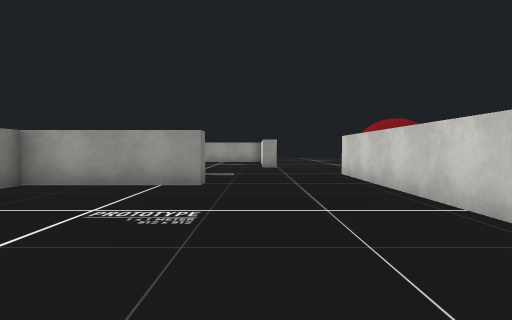
[1] (above)

23 first-person views from a walk through a 3-D level made in the Unity game engine. The camera is 1.3 m above the floor, tilts 2° down and sees 80° across. The floor is counted in squares, 2 m on a side. Each view is taken from the middle of a square. On the plan, view 1 faces up. The plan holds only what a view shows up to about 10 squares ahead; the rest is blank. The place goes on beyond the plan. The player character is not drawn. Some surface patterns are stand-ins.

[2]
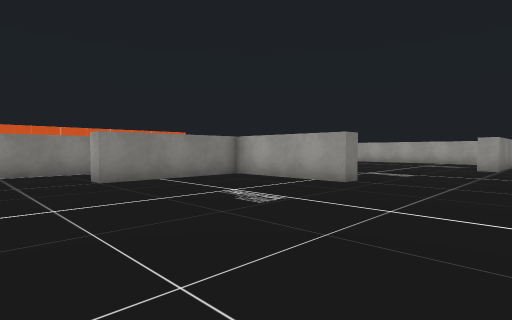

[3]
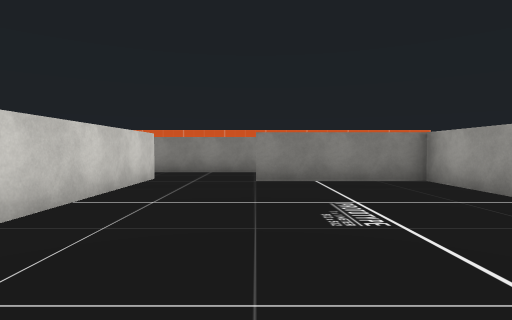

[4]
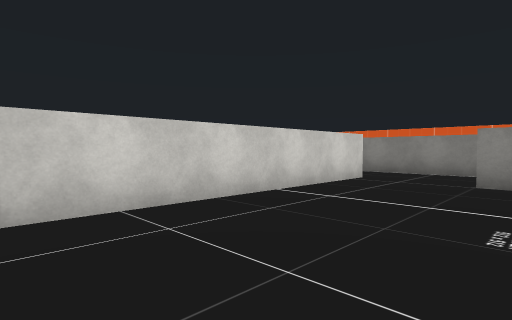

[5]
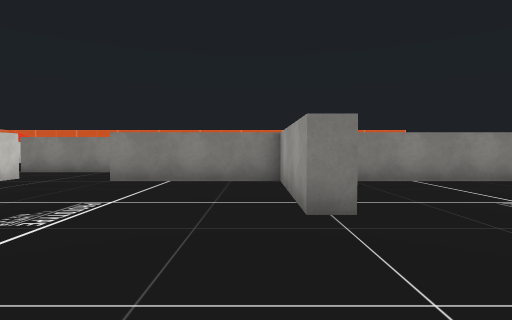

[6]
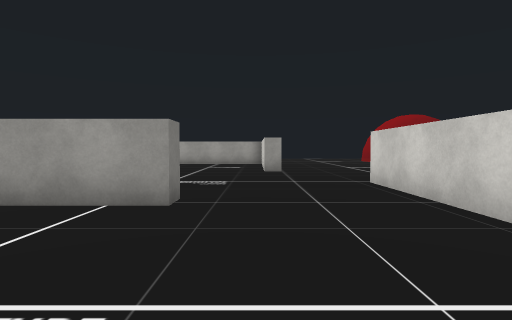

[7]
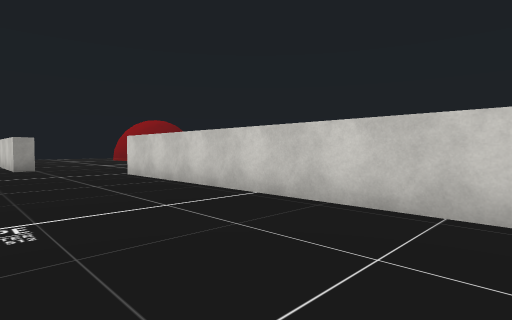

[8]
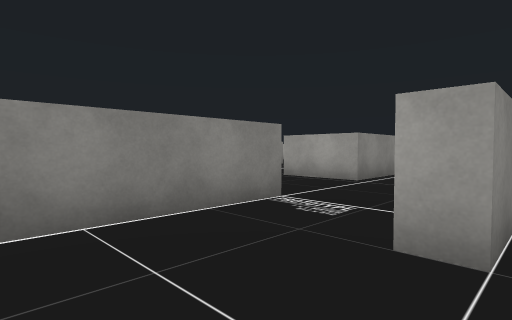

[9]
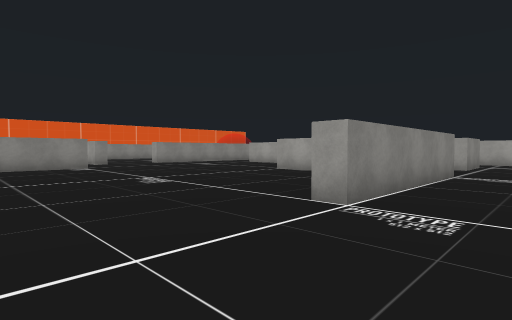

[10]
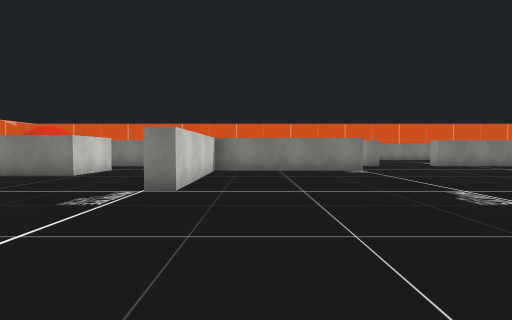

[11]
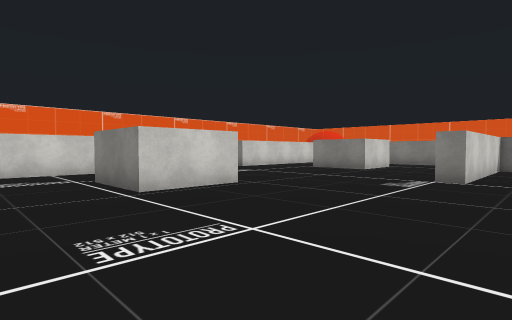

[12]
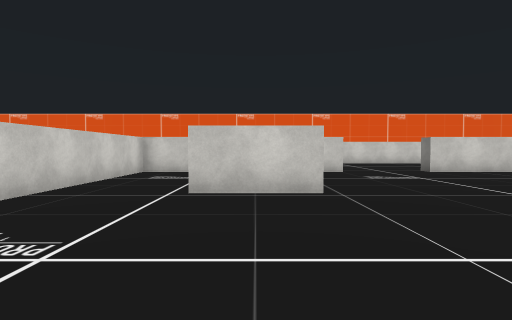

[13]
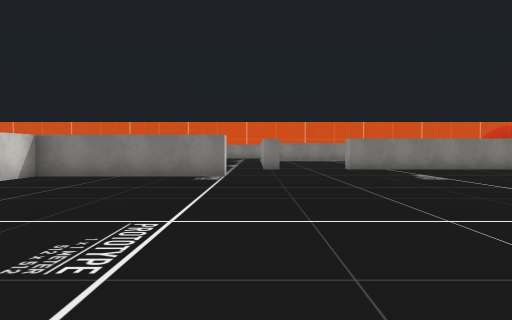

[14]
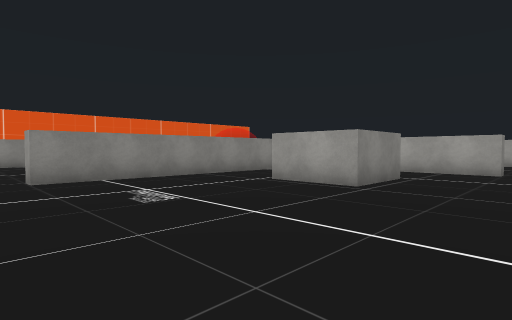

[15]
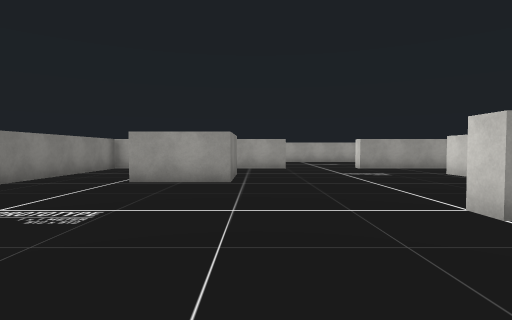

[16]
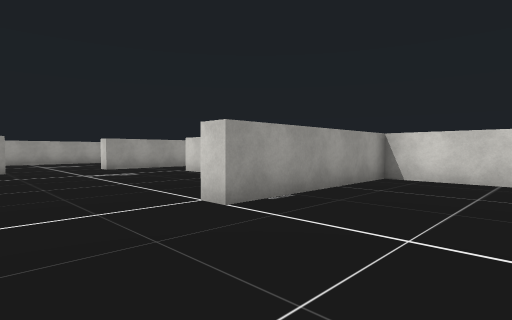

[17]
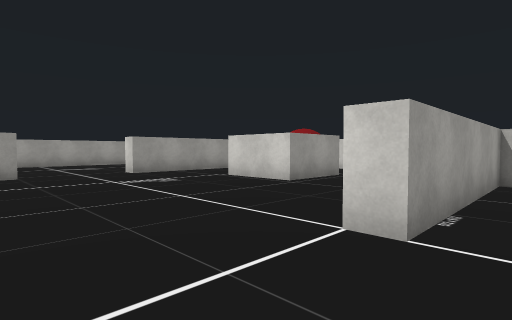

[18]
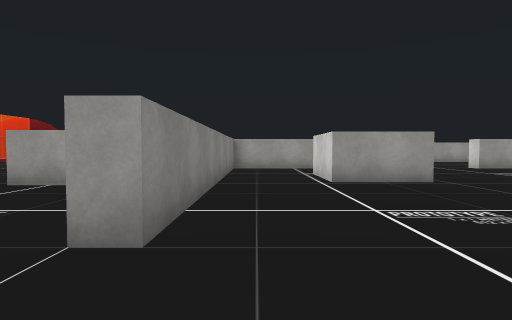

[19]
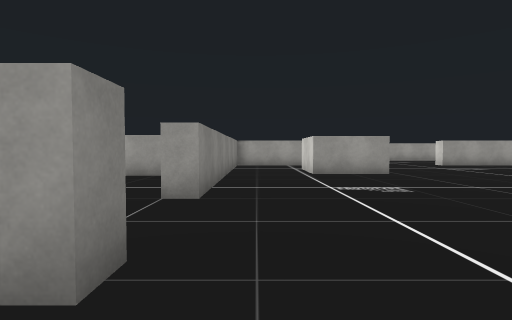

[20]
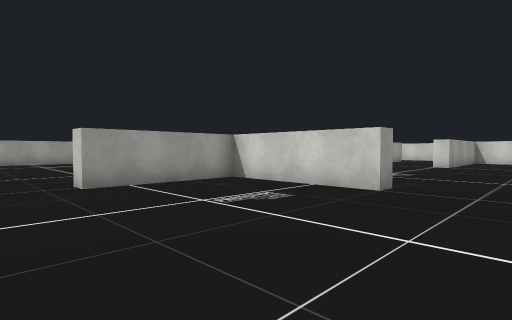

[21]
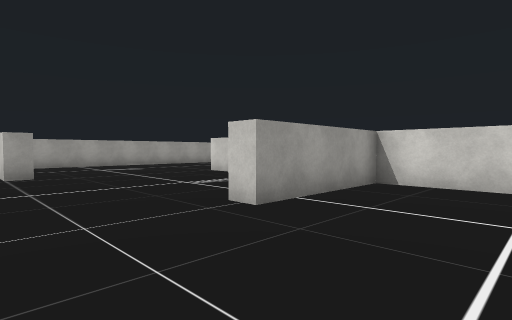

[22]
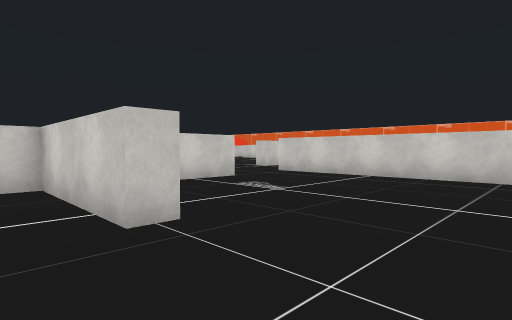

[23]
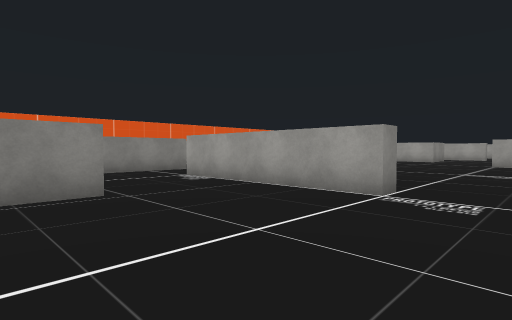

### Floor plan
Points are (right, up) in squares from view 1. A wall is a line through its corners. A room is listed if a view was taken in it or the views show most of it. See-through windows are left out.
Room 1 (views 1, 2, 3, 4, 5, 6, 7, 8)
walls: (-1, 6.1) (-1, 5.5) (-4.2, 5.5) (-4.2, 2) (-4.8, 2); (2.3, 0.2) (2.3, 8); (-4.8, -0.2) (1.8, -0.2); (-6.7, 2.4) (-6.7, -0.5); (-4.2, 8.5) (-4.2, 7)
ways out: opening at (-5.5, -1) to room 2; opening at (-5.5, 3) to room 2; gap at (3, 8)
Room 2 (views 9, 10, 11, 12, 13, 14, 15, 16, 17, 18, 19, 20, 21, 22, 23)
walls: (-16.2, -1.6) (-16.2, -6.2) (-11.8, -6.2) (-11.8, -6.7) (-14.6, -6.7); (-7.2, 0.5) (-7.2, 2.7) (-11.7, 2.7) (-11.7, 3.2); (-6.7, -0.5) (-6.7, -1.7) (-7.2, -1.7); (-6.7, 3.4) (-6.7, 2.4); (-14.5, -9.5) (-14.5, -11.4); (-14.5, 8) (-14.5, 6) (-16.5, 6) (-16.5, 8); (-9, -9.5) (-7, -9.5) (-7, -11.5); (-7, 8) (-7, 6) (-9, 6) (-9, 8); (-18.7, 8.5) (-18.7, 2) (-19.2, 2) (-19.2, 5.5) (-22.5, 5.5) (-22.5, 6) (-19.2, 6); (-24.4, -0.2) (-18.7, -0.2) (-18.7, -0.8) (-19.1, -0.8); (-14.4, -13.7) (-13, -13.7); (-10.6, -13.7) (-9.9, -13.7); (-7.8, -13.7) (-4.8, -13.7) (-4.8, -8.8)
ways out: opening at (-5.5, -1) to room 1; opening at (-5.5, 3) to room 1; opening at (-15.5, -8.5) to room 3; opening at (-15.5, -12.5); opening at (-11.5, -14)
Room 3 (no view inside)
walls: (-16.5, -9.5) (-14.5, -9.5); (-14.6, -6.7) (-16.8, -6.7); (-18.7, -5.5) (-18.7, -8.1)
ways out: opening at (-15.5, -8.5) to room 2; opening at (-17.5, -6.5)

Where each view was taken, in squares from view 1:
view 1: 0 up, 0 right, facing up
view 2: 0 up, 2 right, facing up-left
view 3: 2 up, 2 right, facing left
view 4: 3 up, 2 right, facing down-left
view 5: 5 up, 2 right, facing left
view 6: 2 up, 0 right, facing up
view 7: 0 up, 1 left, facing up-right
view 8: 0 up, 4 left, facing up-left
view 9: 5 down, 5 left, facing up-left
view 10: 5 down, 7 left, facing left
view 11: 5 down, 5 left, facing down-left
view 12: 5 down, 8 left, facing down
view 13: 1 down, 9 left, facing left
view 14: 1 up, 12 left, facing up-left
view 15: 0 up, 14 left, facing up
view 16: 0 up, 14 left, facing up-right
view 17: 2 up, 14 left, facing up-right
view 18: 0 up, 18 left, facing up
view 19: 2 down, 18 left, facing up
view 20: 0 up, 24 left, facing up-right
view 21: 3 up, 25 left, facing up-right
view 22: 7 up, 25 left, facing down-right
view 23: 11 down, 10 left, facing up-left
